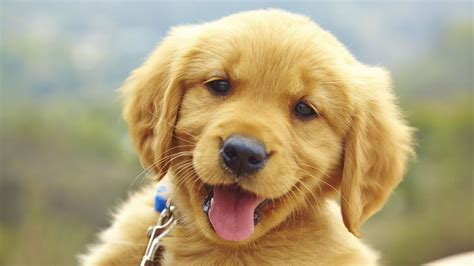
#> input picture Image_Processing/dog.jpeg, 474 x 266 px
$ python image.py
#> lines starting #> are read from the running program, lines starting #| are printed output that depends on the picture
from PIL import Image,ImageFilter


img = Image.open('dog.jpeg')
#> img is the input picture: PIL image 474x266 RGB; mean R, G, B 175.9, 160.6, 122.8
print(img.format) #JPEG
#| JPEG
print(img.mode) #RGB
#| RGB

filter_img = img.filter(ImageFilter.BLUR)
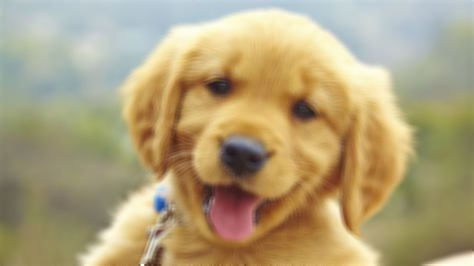
#> filter_img: PIL image 474x266 RGB; mean R, G, B 176, 160.6, 122.9
filter_img.save('dog_blur.png','png') # creating blur images

filter_img = img.filter(ImageFilter.SMOOTH)
filter_img.save('dog_smooth.jpeg','jpeg') # creating smooth images

filter_img = img.filter(ImageFilter.SHARPEN)
filter_img.save('dog_sharpen.png','png') # creating smooth images

filter_img = img.convert('L') # use for grey scale conversion
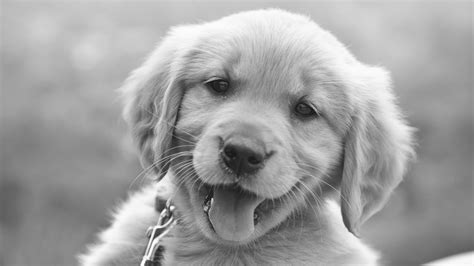
#> filter_img: PIL image 474x266 L; min 15, max 254, mean 160.9
filter_img.save('grey.png','png')
